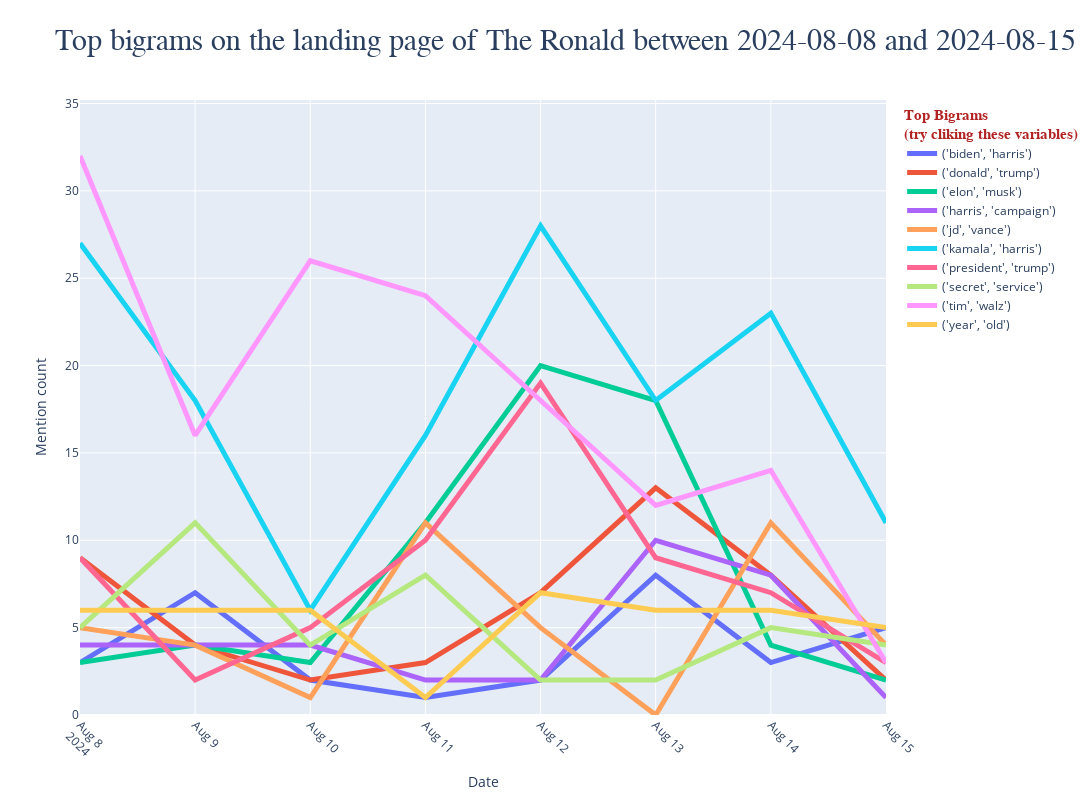

Source (notebook cell):
### Code cell
num=2
top_n=10
save_viz = "interactive_bigrams_7days"
ngram_time_last_7_days_interactive(num=num, save_viz=save_viz, top_n=top_n)

### Figure 1 — Plotly figure (JSON) as saved in the notebook; plotly's stock layout.template omitted (floating-point values rounded to 4 significant figures)
{"data": [{"line": {"width": 5}, "mode": "lines", "name": "('biden', 'harris')", "type": "scatter", "x": ["2024-08-08T00:00:00", "2024-08-09T00:00:00", "2024-08-10T00:00:00", "2024-08-11T00:00:00", "2024-08-12T00:00:00", "2024-08-13T00:00:00", "2024-08-14T00:00:00", "2024-08-15T00:00:00"], "y": [3, 7, 2, 1, 2, 8, 3, 5]}, {"line": {"width": 5}, "mode": "lines", "name": "('donald', 'trump')", "type": "scatter", "x": ["2024-08-08T00:00:00", "2024-08-09T00:00:00", "2024-08-10T00:00:00", "2024-08-11T00:00:00", "2024-08-12T00:00:00", "2024-08-13T00:00:00", "2024-08-14T00:00:00", "2024-08-15T00:00:00"], "y": [9, 4, 2, 3, 7, 13, 8, 2]}, {"line": {"width": 5}, "mode": "lines", "name": "('elon', 'musk')", "type": "scatter", "x": ["2024-08-08T00:00:00", "2024-08-09T00:00:00", "2024-08-10T00:00:00", "2024-08-11T00:00:00", "2024-08-12T00:00:00", "2024-08-13T00:00:00", "2024-08-14T00:00:00", "2024-08-15T00:00:00"], "y": [3, 4, 3, 11, 20, 18, 4, 2]}, {"line": {"width": 5}, "mode": "lines", "name": "('harris', 'campaign')", "type": "scatter", "x": ["2024-08-08T00:00:00", "2024-08-09T00:00:00", "2024-08-10T00:00:00", "2024-08-11T00:00:00", "2024-08-12T00:00:00", "2024-08-13T00:00:00", "2024-08-14T00:00:00", "2024-08-15T00:00:00"], "y": [4, 4, 4, 2, 2, 10, 8, 1]}, {"line": {"width": 5}, "mode": "lines", "name": "('jd', 'vance')", "type": "scatter", "x": ["2024-08-08T00:00:00", "2024-08-09T00:00:00", "2024-08-10T00:00:00", "2024-08-11T00:00:00", "2024-08-12T00:00:00", "2024-08-13T00:00:00", "2024-08-14T00:00:00", "2024-08-15T00:00:00"], "y": [5, 4, 1, 11, 5, 0, 11, 4]}, {"line": {"width": 5}, "mode": "lines", "name": "('kamala', 'harris')", "type": "scatter", "x": ["2024-08-08T00:00:00", "2024-08-09T00:00:00", "2024-08-10T00:00:00", "2024-08-11T00:00:00", "2024-08-12T00:00:00", "2024-08-13T00:00:00", "2024-08-14T00:00:00", "2024-08-15T00:00:00"], "y": [27, 18, 6, 16, 28, 18, 23, 11]}, {"line": {"width": 5}, "mode": "lines", "name": "('president', 'trump')", "type": "scatter", "x": ["2024-08-08T00:00:00", "2024-08-09T00:00:00", "2024-08-10T00:00:00", "2024-08-11T00:00:00", "2024-08-12T00:00:00", "2024-08-13T00:00:00", "2024-08-14T00:00:00", "2024-08-15T00:00:00"], "y": [9, 2, 5, 10, 19, 9, 7, 3]}, {"line": {"width": 5}, "mode": "lines", "name": "('secret', 'service')", "type": "scatter", "x": ["2024-08-08T00:00:00", "2024-08-09T00:00:00", "2024-08-10T00:00:00", "2024-08-11T00:00:00", "2024-08-12T00:00:00", "2024-08-13T00:00:00", "2024-08-14T00:00:00", "2024-08-15T00:00:00"], "y": [5, 11, 4, 8, 2, 2, 5, 4]}, {"line": {"width": 5}, "mode": "lines", "name": "('tim', 'walz')", "type": "scatter", "x": ["2024-08-08T00:00:00", "2024-08-09T00:00:00", "2024-08-10T00:00:00", "2024-08-11T00:00:00", "2024-08-12T00:00:00", "2024-08-13T00:00:00", "2024-08-14T00:00:00", "2024-08-15T00:00:00"], "y": [32, 16, 26, 24, 18, 12, 14, 3]}, {"line": {"width": 5}, "mode": "lines", "name": "('year', 'old')", "type": "scatter", "x": ["2024-08-08T00:00:00", "2024-08-09T00:00:00", "2024-08-10T00:00:00", "2024-08-11T00:00:00", "2024-08-12T00:00:00", "2024-08-13T00:00:00", "2024-08-14T00:00:00", "2024-08-15T00:00:00"], "y": [6, 6, 6, 1, 7, 6, 6, 5]}], "layout": {"height": 800, "legend": {"title": {"font": {"color": "firebrick", "family": "Courier", "size": 15}, "text": "<b>Top Bigrams<br>(try cliking these variables)</b>"}}, "title": {"font": {"family": "Ariel", "size": 30}, "pad": {"t": 20}, "text": "Top bigrams on the landing page of The Ronald between 2024-08-08 and 2024-08-15"}, "width": 1200, "xaxis": {"tickangle": 45, "title": {"text": "Date"}}, "yaxis": {"range": [0, 35.2], "title": {"text": "Mention count"}}}}
